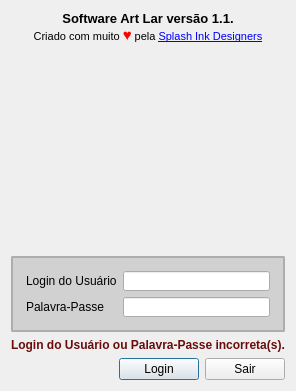
<?xml version="1.0" encoding="UTF-8"?>
<ui version="4.0">
 <class>LoginDialog</class>
 <widget class="QDialog" name="LoginDialog">
  <property name="geometry">
   <rect>
    <x>0</x>
    <y>0</y>
    <width>288</width>
    <height>396</height>
   </rect>
  </property>
  <property name="windowTitle">
   <string>Login</string>
  </property>
  <property name="windowIcon">
   <iconset resource="../Resources/resources.qrc">
    <normaloff>:/icons/logo.png</normaloff>:/icons/logo.png</iconset>
  </property>
  <layout class="QVBoxLayout" name="verticalLayout_2">
   <property name="sizeConstraint">
    <enum>QLayout::SetFixedSize</enum>
   </property>
   <item>
    <widget class="QLabel" name="label_4">
     <property name="text">
      <string>&lt;!DOCTYPE HTML PUBLIC &quot;-//W3C//DTD HTML 4.0//EN&quot; &quot;http://www.w3.org/TR/REC-html40/strict.dtd&quot;&gt;
&lt;html&gt;&lt;head&gt;&lt;meta name=&quot;qrichtext&quot; content=&quot;1&quot; /&gt;&lt;style type=&quot;text/css&quot;&gt;
p, li { white-space: pre-wrap; }
&lt;/style&gt;&lt;/head&gt;&lt;body style=&quot; font-family:'MS Shell Dlg 2'; font-size:8pt; font-weight:400; font-style:normal;&quot;&gt;
&lt;p align=&quot;center&quot; style=&quot; margin-top:0px; margin-bottom:0px; margin-left:0px; margin-right:0px; -qt-block-indent:0; text-indent:0px;&quot;&gt;&lt;span style=&quot; font-size:10pt; font-weight:600;&quot;&gt;Software Art Lar versão 1.1.&lt;/span&gt;&lt;/p&gt;
&lt;p align=&quot;center&quot; style=&quot; margin-top:0px; margin-bottom:0px; margin-left:0px; margin-right:0px; -qt-block-indent:0; text-indent:0px;&quot;&gt;Criado com muito &lt;span style=&quot; font-size:11pt; color:#ff0000;&quot;&gt;♥&lt;/span&gt; pela &lt;a href=&quot;splashinkd&quot;&gt;&lt;span style=&quot; text-decoration: underline; color:#0000ff;&quot;&gt;Splash Ink Designers&lt;/span&gt;&lt;/a&gt;&lt;/p&gt;&lt;/body&gt;&lt;/html&gt;</string>
     </property>
     <property name="textFormat">
      <enum>Qt::RichText</enum>
     </property>
    </widget>
   </item>
   <item alignment="Qt::AlignHCenter">
    <widget class="QLabel" name="label">
     <property name="sizePolicy">
      <sizepolicy hsizetype="Fixed" vsizetype="Fixed">
       <horstretch>0</horstretch>
       <verstretch>0</verstretch>
      </sizepolicy>
     </property>
     <property name="minimumSize">
      <size>
       <width>200</width>
       <height>200</height>
      </size>
     </property>
     <property name="maximumSize">
      <size>
       <width>200</width>
       <height>200</height>
      </size>
     </property>
     <property name="text">
      <string/>
     </property>
     <property name="pixmap">
      <pixmap resource="../Resources/resources.qrc">:/icons/logo.png</pixmap>
     </property>
     <property name="scaledContents">
      <bool>true</bool>
     </property>
    </widget>
   </item>
   <item>
    <widget class="QFrame" name="frame_2">
     <property name="sizePolicy">
      <sizepolicy hsizetype="Preferred" vsizetype="Fixed">
       <horstretch>0</horstretch>
       <verstretch>0</verstretch>
      </sizepolicy>
     </property>
     <property name="minimumSize">
      <size>
       <width>270</width>
       <height>0</height>
      </size>
     </property>
     <property name="styleSheet">
      <string notr="true">.QFrame {
	background-color: #d1d1d1;
	border: 2px solid #adadad;
	border-radius: 2px;
	padding: 4px;
	font-weight: bold;
}</string>
     </property>
     <property name="frameShape">
      <enum>QFrame::StyledPanel</enum>
     </property>
     <property name="frameShadow">
      <enum>QFrame::Raised</enum>
     </property>
     <layout class="QFormLayout" name="formLayout">
      <item row="0" column="0">
       <widget class="QLabel" name="label_2">
        <property name="text">
         <string>Login do Usuário</string>
        </property>
       </widget>
      </item>
      <item row="0" column="1">
       <widget class="QLineEdit" name="UserLoginEntry">
        <property name="minimumSize">
         <size>
          <width>0</width>
          <height>20</height>
         </size>
        </property>
        <property name="maximumSize">
         <size>
          <width>200</width>
          <height>20</height>
         </size>
        </property>
        <property name="maxLength">
         <number>100</number>
        </property>
       </widget>
      </item>
      <item row="1" column="0">
       <widget class="QLabel" name="label_3">
        <property name="text">
         <string>Palavra-Passe</string>
        </property>
       </widget>
      </item>
      <item row="1" column="1">
       <widget class="QLineEdit" name="PasswordEntry">
        <property name="minimumSize">
         <size>
          <width>0</width>
          <height>20</height>
         </size>
        </property>
        <property name="maximumSize">
         <size>
          <width>200</width>
          <height>20</height>
         </size>
        </property>
        <property name="maxLength">
         <number>100</number>
        </property>
        <property name="echoMode">
         <enum>QLineEdit::Password</enum>
        </property>
       </widget>
      </item>
     </layout>
    </widget>
   </item>
   <item>
    <widget class="QLabel" name="InvalidLoginErrorLabel">
     <property name="styleSheet">
      <string notr="true">color: #6b0c0c;
font-weight: bold;</string>
     </property>
     <property name="text">
      <string>Login do Usuário ou Palavra-Passe incorreta(s).</string>
     </property>
    </widget>
   </item>
   <item>
    <layout class="QHBoxLayout" name="horizontalLayout">
     <item>
      <spacer name="horizontalSpacer">
       <property name="orientation">
        <enum>Qt::Horizontal</enum>
       </property>
       <property name="sizeHint" stdset="0">
        <size>
         <width>40</width>
         <height>20</height>
        </size>
       </property>
      </spacer>
     </item>
     <item>
      <widget class="QPushButton" name="LoginButton">
       <property name="sizePolicy">
        <sizepolicy hsizetype="Fixed" vsizetype="Fixed">
         <horstretch>0</horstretch>
         <verstretch>0</verstretch>
        </sizepolicy>
       </property>
       <property name="text">
        <string>Login</string>
       </property>
       <property name="default">
        <bool>true</bool>
       </property>
      </widget>
     </item>
     <item>
      <widget class="QPushButton" name="ExitButton">
       <property name="sizePolicy">
        <sizepolicy hsizetype="Fixed" vsizetype="Fixed">
         <horstretch>0</horstretch>
         <verstretch>0</verstretch>
        </sizepolicy>
       </property>
       <property name="text">
        <string>Sair</string>
       </property>
      </widget>
     </item>
    </layout>
   </item>
  </layout>
 </widget>
 <tabstops>
  <tabstop>UserLoginEntry</tabstop>
  <tabstop>PasswordEntry</tabstop>
  <tabstop>LoginButton</tabstop>
 </tabstops>
 <resources>
  <include location="../Resources/resources.qrc"/>
 </resources>
 <connections/>
</ui>
